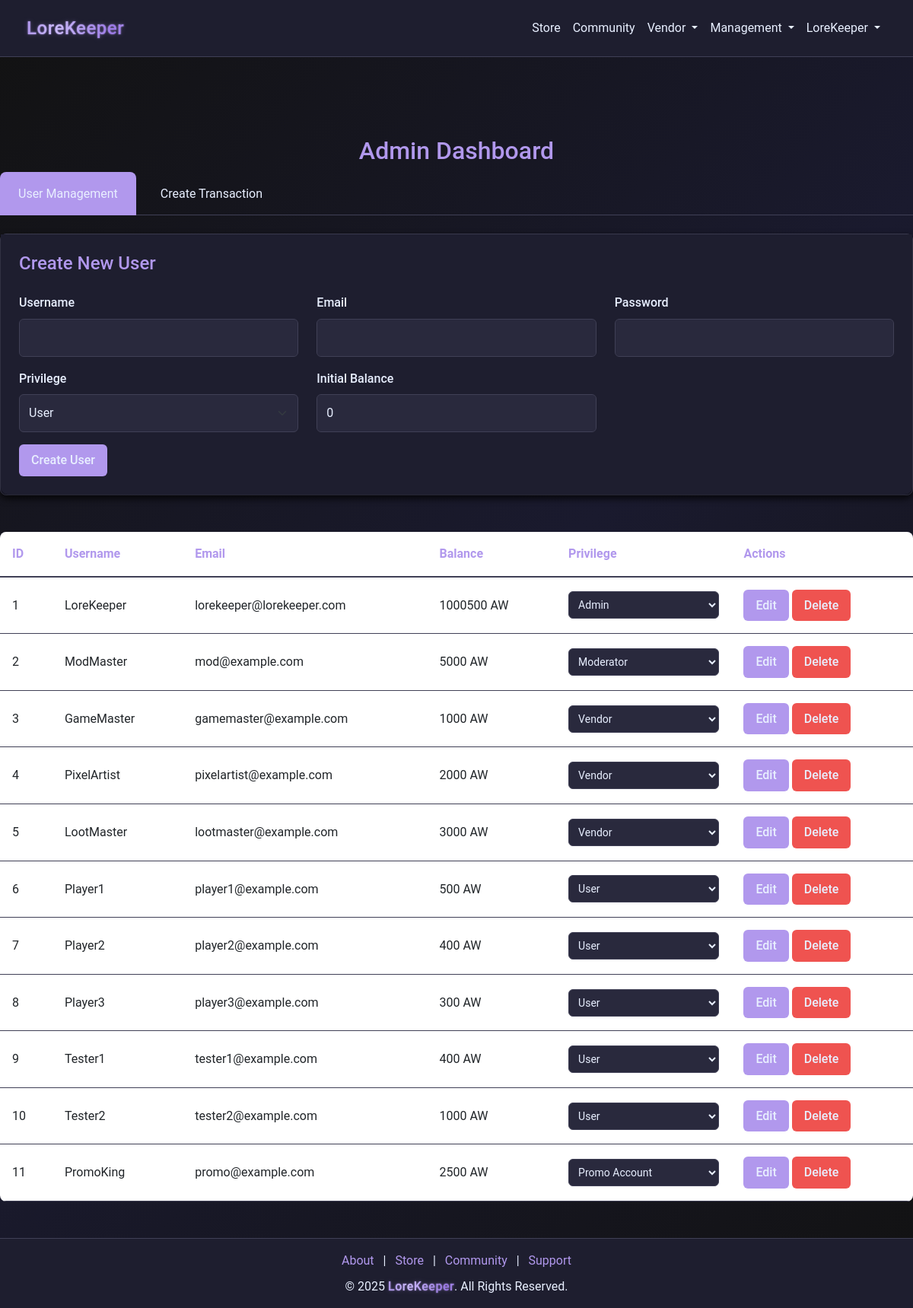
Page /admin/ (signed in) on the earlier database version.
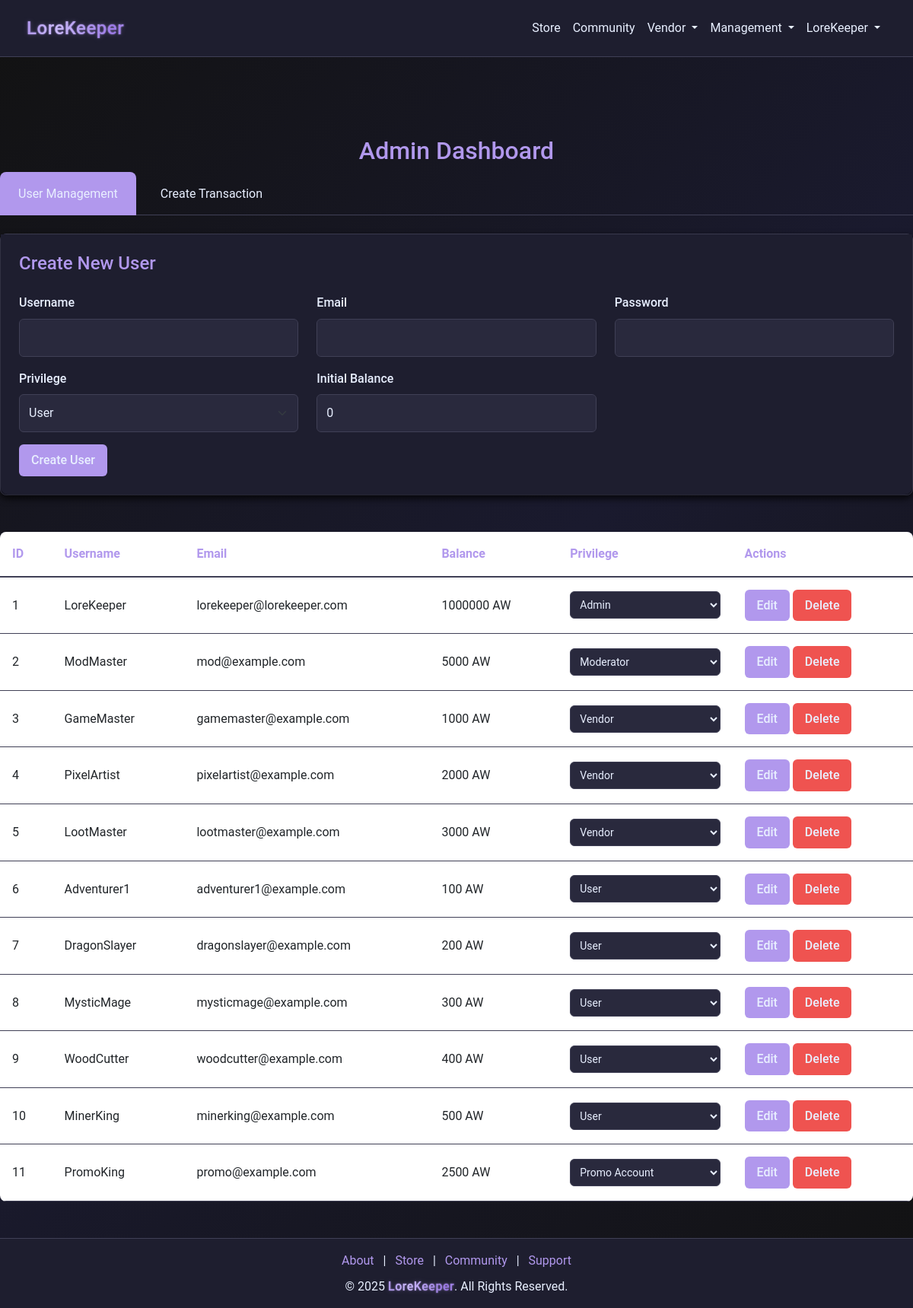
Same page on the later database version.
### models.py (models this page shows)
class User(db.Model):
    __tablename__ = "users"
    id = db.Column(db.Integer, primary_key=True)
    username = db.Column(db.String(64), nullable=False, index=True)
    email = db.Column(db.String(128), unique=True, nullable=False, index=True)
    password = db.Column(db.String(128), nullable=False)
    bio = db.Column(db.String(256), default="")
    privilege_id = db.Column(db.Integer, db.ForeignKey("privileges.id"), default=1)
    created_at = db.Column(db.DateTime, default=datetime.utcnow)
    status = db.Column(db.String(64), default="Active", index=True)
    balance = db.Column(db.Integer, default=0)
    pending_balance = db.Column(db.Integer, default=0)
    purchases = db.relationship(
        "Purchase", back_populates="user", lazy=True, cascade="all, delete-orphan"
    )
    subscription = db.relationship(
        "Subscription", back_populates="user", lazy=True, cascade="all, delete-orphan"
    )
    received_transactions = db.relationship(
        "Receipt", foreign_keys="Receipt.receiver_id", back_populates="receiver"
    )
    tickets = db.relationship("SupportTicket", back_populates="user")
    responses = db.relationship("SupportTicketResponse", back_populates="responder")
    balance_logs = db.relationship("TransactionLog", back_populates="user")
    game_states = db.relationship("GameState", back_populates="user")
    grindstone_items = db.relationship("GrindStoneItem", back_populates="user")
    community_posts = db.relationship("CommunityPost", back_populates="creator")
    community_replies = db.relationship("CommunityReply", back_populates="creator")

class Privilege(db.Model):
    __tablename__ = "privileges"
    id = db.Column(db.Integer, primary_key=True)
    name = db.Column(db.String(64), nullable=False, unique=True)
    description = db.Column(db.String(256))

### app.py (the view, shortened to what this page needs)
@app.route("/admin", methods=["GET", "POST"])
@app.route(
    "/admin/", methods=["GET", "POST"]
)  # Adding an alternate route with trailing slash
def admin_dashboard():
    if session.get("privilege_id") != 999:
        flash("Access denied! Admins only.", "danger")
        return redirect(url_for("home"))
    users = User.query.all()
    privileges = Privilege.query.all()
    return render_template("admin.html", users=users, privileges=privileges)

### app.py (called while the page is built)
@app.after_request
def add_header(response):
    response.headers["Cache-Control"] = "no-store"
    return response

@app.before_request
def before_request():
    try:
        if session.get("user_id"):
            session.permanent = True
        else:
            getCookie()
    except Exception:
        session.clear()

### templates/admin.html (shortened to what this page needs)
{% extends "nav_footer_template.html" %}
{% block content %}
<div class="container mt-5 admin-dashboard">
    <h2 class="text-center" style="color: var(--accent-color);">Admin Dashboard</h2>
    <ul class="nav nav-tabs mb-4" id="adminTabs" role="tablist">
        <li class="nav-item">
            <a class="nav-link active" id="users-tab" data-bs-toggle="tab" href="#users" role="tab">User Management</a>
        </li>
        <li class="nav-item">
            <a class="nav-link" id="transactions-tab" data-bs-toggle="tab" href="#transactions" role="tab">Create Transaction</a>
        </li>
    </ul>
    <div class="tab-content" id="adminTabContent">
        <div class="tab-pane fade show active" id="users" role="tabpanel">
            <div class="admin-card">
                <div class="card-body admin-form">
                    <h5 class="card-title">Create New User</h5>
                    <form method="POST" action="{{ url_for('admin_dashboard') }}">
                        <div class="row">
                            <div class="col-md-4 mb-3">
                                <label for="username" class="form-label">Username</label>
                                <input type="text" class="form-control" id="username" name="username" required>
                            </div>
                            <div class="col-md-4 mb-3">
                                <label for="email" class="form-label">Email</label>
                                <input type="email" class="form-control" id="email" name="email" required>
                            </div>
                            <div class="col-md-4 mb-3">
                                <label for="password" class="form-label">Password</label>
                                <input type="password" class="form-control" id="password" name="password" required>
                            </div>
                        </div>
                        <div class="row">
                            <div class="col-md-4 mb-3">
                                <label for="privilege_id" class="form-label">Privilege</label>
                                <select class="form-select" id="privilege_id" name="privilege_id">
                                    {% for privilege in privileges %}
                                    <option value="{{ privilege.id }}">{{ privilege.name }}</option>
                                    {% endfor %}
                                </select>
                            </div>
                            <div class="col-md-4 mb-3">
                                <label for="balance" class="form-label">Initial Balance</label>
                                <input type="number" class="form-control" id="balance" name="balance" value="0">
                            </div>
                        </div>
                        <button type="submit" name="create_user" class="admin-btn admin-btn-primary">Create User</button>
                    </form>
                </div>
            </div>
            <div class="table-responsive">
                <table class="table admin-table">
                    <thead>
                        <tr>
                            <th>ID</th>
                            <th>Username</th>
                            <th>Email</th>
                            <th>Balance</th>
                            <th>Privilege</th>
                            <th>Actions</th>
                        </tr>
                    </thead>
                    <tbody>
                        {% for user in users %}
                        <tr>
                            <td>{{ user.id }}</td>
                            <td>{{ user.username }}</td>
                            <td>{{ user.email }}</td>
                            <td>{{ user.balance }} AW</td>
                            <td>
                                <select class="privilege-select" data-user-id="{{ user.id }}">
                                    {% for privilege in privileges %}
                                    <option value="{{ privilege.id }}" {% if privilege.id == user.privilege_id %}selected{% endif %}>
                                        {{ privilege.name }}
                                    </option>
                                    {% endfor %}
                                </select>
                            </td>
                            <td>
                                <button class="admin-btn admin-btn-primary edit-user" data-bs-toggle="modal"
                                        data-bs-target="#editUserModal" data-user-id="{{ user.id }}">
                                    Edit
                                </button>
                                <form method="POST" action="{{ url_for('delete_user', user_id=user.id) }}" class="d-inline">
                                    <button type="submit" class="admin-btn admin-btn-danger">Delete</button>
                                </form>
                            </td>
                        </tr>
                        {% endfor %}
                    </tbody>
                </table>
            </div>
        </div>
    </div>
</div>
{% endblock %}

### templates/nav_footer_template.html (shortened to what this page needs)
<!doctype html>
<html lang="en">
  <head>
    <link
      href="https://cdn.jsdelivr.net/npm/bootstrap@5.3.0-alpha3/dist/css/bootstrap.min.css"
      rel="stylesheet"
    />
    <link rel="stylesheet" href="https://cdnjs.cloudflare.com/ajax/libs/font-awesome/6.0.0/css/all.min.css" />
    <link
      href="{{ url_for('static', filename='css/style.css') }}"
      rel="stylesheet"
    />
  </head>
  <body>
    <nav class="navbar navbar-expand-lg navbar-dark">
      <div class="container">
        <a class="navbar-brand glow" href="/">LoreKeeper</a>
        <div class="collapse navbar-collapse" id="navbarNav">
          <ul class="navbar-nav ms-auto">
            <li class="nav-item">
              <a class="nav-link {{ 'active' if request.path == '/store' }}" href="/store">Store</a>
            </li>
            <li class="nav-item">
              <a class="nav-link {{ 'active' if request.path.startswith('/community') }}" href="/community">Community</a>
            </li>
            {% if session.get('user_id') %}
            {% if session.get('privilege_id') == 2 or
            session.get('privilege_id') == 999 %}
            <li class="nav-item dropdown">
              <a
                class="nav-link dropdown-toggle"
                href="#"
                role="button"
                data-bs-toggle="dropdown"
              >
                Vendor
              </a>
            </li>
            {% endif %}
            {% if session.get('privilege_id') >= 998 %}
            <li class="nav-item dropdown">
              <a
                class="nav-link dropdown-toggle"
                href="#"
                role="button"
                data-bs-toggle="dropdown"
              >
                Management
              </a>
            </li>
            {% endif %}
            <li class="nav-item dropdown">
              <a
                class="nav-link dropdown-toggle"
                href="#"
                role="button"
                data-bs-toggle="dropdown"
              >
                {{ session['username'] }}
              </a>
            </li>
            {% endif %}
          </ul>
        </div>
      </div>
    </nav>
    <div class="content-wrapper">
        {% block content %}{% endblock %}
    </div>
    <footer class="text-center text-light py-3">
      <div class="container">
        <div class="footer-links mb-2">
          <a href="/about" class="mx-2">About</a> |
          <a href="/store" class="mx-2">Store</a> |
          <a href="/community" class="mx-2">Community</a> |
          <a href="/support" class="mx-2">Support</a>
        </div>
        <p class="mb-0">© 2025 <span class="glow">LoreKeeper</span>. All Rights Reserved.</p>
      </div>
    </footer>
  </body>
</html>

Differences in the rows shown:
changed User "LoreKeeper": balance "1000500" → "1000000"
changed User id 6: username "Player1" → "Adventurer1"; email "player1@example.com" → "adventurer1@example.com"; balance "500" → "100"
changed User id 7: username "Player2" → "DragonSlayer"; email "player2@example.com" → "dragonslayer@example.com"; balance "400" → "200"
changed User id 8: username "Player3" → "MysticMage"; email "player3@example.com" → "mysticmage@example.com"
changed User id 9: username "Tester1" → "WoodCutter"; email "tester1@example.com" → "woodcutter@example.com"
changed User id 10: username "Tester2" → "MinerKing"; email "tester2@example.com" → "minerking@example.com"; balance "1000" → "500"
